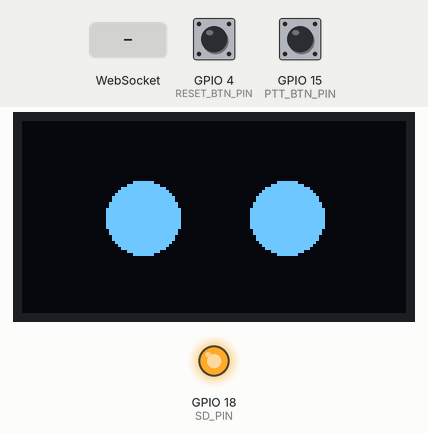
Simulated run of this sketch. Board: ESP32-S3. On the bench: 128×64 one-colour display, output pins drawn as LEDs (lit = HIGH). The test bench sets the inputs (shaded band); at power-on: GPIO 15 (PTT_BTN_PIN) HIGH, GPIO 4 (RESET_BTN_PIN) HIGH. WiFi joins after 1.5 s; servers stay silent unless stated; I2S audio is not simulated (input reads silence); what the sketch prints to the serial monitor is not drawn. At 16.0 s the program restarts the board; the recording ends there.

Above: at 3.4 s.
At 4.5 s:
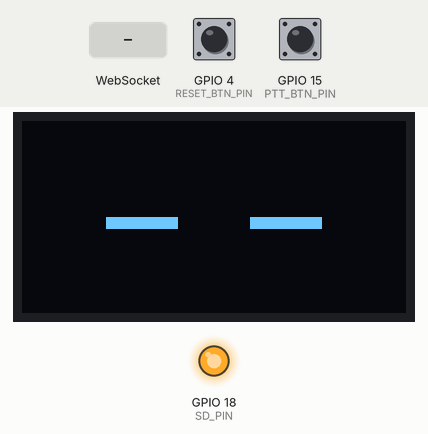
4.6 s: WebSocket text "1" received
7.6 s: GPIO 15 (PTT_BTN_PIN) pulled LOW for 0.15 s
At 7.73 s:
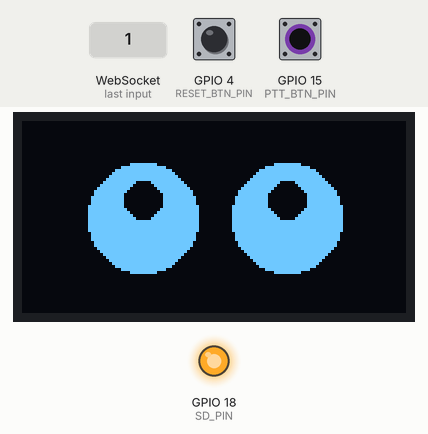
9.3 s: GPIO 15 (PTT_BTN_PIN) pulled LOW for 3.2 s
14.0 s: GPIO 4 (RESET_BTN_PIN) pulled LOW for 3.2 s
Timing chart, 0 to 16.0 s (numbered marks = the images above; inputs shaded):
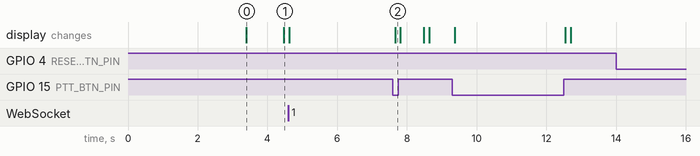

The sketch:

Cloud_based_firmware.ino
```cpp
#include <Arduino.h>
#include <WiFi.h>
#include <WiFiManager.h>
#include <WebSocketsClient.h>
#include <driver/i2s.h>
#include <Wire.h>
#include <Adafruit_GFX.h>
#include <Adafruit_SSD1306.h>
#include <math.h> // For sine wave generation

// --- Cloud Server Settings ---
const char* server_url = "my-ai-api.com"; // Your Cloud domain or ngrok URL
const int server_port = 443;              // 443 is standard for secure cloud (WSS)

// --- Pin Definitions ---
#define PTT_BTN_PIN    15
#define RESET_BTN_PIN  4
#define SD_PIN         18

// I2S Speaker Pins (TX)
#define I2S_SPK_BCLK   5
#define I2S_SPK_LRC    6
#define I2S_SPK_DOUT   7

// I2S Microphone Pins (RX)
#define I2S_MIC_BCLK   12
#define I2S_MIC_LRC    13
#define I2S_MIC_DIN    14

#define SCREEN_WIDTH 128
#define SCREEN_HEIGHT 64
// --- OLED Setup (ESP32-S3 Specific) ---
#define I2C_SDA        8
#define I2C_SCL        9
#define SCREEN_WIDTH 128
#define SCREEN_HEIGHT 64
Adafruit_SSD1306 display(SCREEN_WIDTH, SCREEN_HEIGHT, &Wire, -1);

WebSocketsClient webSocket;
WiFiManager wm;

enum AIState { IDLE, LISTENING, SPEAKING };
AIState currentState = IDLE;
unsigned long lastBlinkTime = 0;
bool isBlinking = false;
bool isRecording = false;

// Track connection states to play alerts only once
bool wasWifiConnected = false;
bool wasServerConnected = false;

// --- System Audio Synthesizer (Runs Locally) ---
void playTone(float frequency, int duration_ms) {
    int sample_rate = 24000;
    int num_samples = (sample_rate * duration_ms) / 1000;
    int16_t sample[2]; // Stereo buffer, but we use mono channel format
    size_t bytes_written;
    float amplitude = 8000.0; // Adjust volume (Max 32767)

    for (int i = 0; i < num_samples; i++) {
        int16_t val = (int16_t)(amplitude * sin(2.0 * PI * frequency * i / sample_rate));
        sample[0] = val; // Left
        sample[1] = val; // Right
        i2s_write(I2S_NUM_0, sample, sizeof(sample), &bytes_written, portMAX_DELAY);
    }
}

// Chime Presets
void chimeBoot()       { playTone(440, 150); playTone(554, 150); playTone(659, 300); } // Rising A Major
void chimeWifiConn()   { playTone(523, 100); playTone(784, 250); }                     // Happy C-G
void chimeServerConn() { playTone(784, 100); playTone(1046, 250); }                    // High G-C
void chimeError()      { playTone(440, 200); playTone(349, 400); }                     // Falling sad tone

// --- I2S Initialization ---
void setupI2S() {
    pinMode(SD_PIN, OUTPUT);
    digitalWrite(SD_PIN, HIGH);

    i2s_config_t tx_config = {
        .mode = (i2s_mode_t)(I2S_MODE_MASTER | I2S_MODE_TX),
        .sample_rate = 24000,
        .bits_per_sample = I2S_BITS_PER_SAMPLE_16BIT,
        .channel_format = I2S_CHANNEL_FMT_RIGHT_LEFT, // Use standard stereo config for math tones
        .communication_format = I2S_COMM_FORMAT_STAND_I2S,
        .intr_alloc_flags = ESP_INTR_FLAG_LEVEL1,
        .dma_buf_count = 8,
        .dma_buf_len = 512,
        .use_apll = false,
        .tx_desc_auto_clear = true
    };
    i2s_pin_config_t tx_pins = {
        .bck_io_num = I2S_SPK_BCLK,
        .ws_io_num = I2S_SPK_LRC,
        .data_out_num = I2S_SPK_DOUT,
        .data_in_num = I2S_PIN_NO_CHANGE
    };
    i2s_driver_install(I2S_NUM_0, &tx_config, 0, NULL);
    i2s_set_pin(I2S_NUM_0, &tx_pins);

    i2s_config_t rx_config = {
        .mode = (i2s_mode_t)(I2S_MODE_MASTER | I2S_MODE_RX),
        .sample_rate = 16000,
        .bits_per_sample = I2S_BITS_PER_SAMPLE_16BIT,
        .channel_format = I2S_CHANNEL_FMT_ONLY_LEFT,
        .communication_format = I2S_COMM_FORMAT_STAND_I2S,
        .intr_alloc_flags = ESP_INTR_FLAG_LEVEL1,
        .dma_buf_count = 8,
        .dma_buf_len = 512,
        .use_apll = false
    };
    i2s_pin_config_t rx_pins = {
        .bck_io_num = I2S_MIC_BCLK,
        .ws_io_num = I2S_MIC_LRC,
        .data_out_num = I2S_PIN_NO_CHANGE,
        .data_in_num = I2S_MIC_DIN
    };
    i2s_driver_install(I2S_NUM_1, &rx_config, 0, NULL);
    i2s_set_pin(I2S_NUM_1, &rx_pins);
}

// --- Face Rendering ---
void updateFace() {
    display.clearDisplay();
    int centerX1 = 40, centerX2 = 88, centerY = 32;

    if (currentState == LISTENING) {
        display.fillCircle(centerX1, centerY, 18, SSD1306_WHITE);
        display.fillCircle(centerX2, centerY, 18, SSD1306_WHITE);
        display.fillCircle(centerX1, centerY - 6, 6, SSD1306_BLACK);
        display.fillCircle(centerX2, centerY - 6, 6, SSD1306_BLACK);
    }
    else if (currentState == SPEAKING) {
        display.drawCircleHelper(centerX1, centerY + 5, 15, 1, SSD1306_WHITE);
        display.drawCircleHelper(centerX1, centerY + 5, 15, 2, SSD1306_WHITE);
        display.drawCircleHelper(centerX2, centerY + 5, 15, 1, SSD1306_WHITE);
        display.drawCircleHelper(centerX2, centerY + 5, 15, 2, SSD1306_WHITE);
    }
    else {
        if (millis() - lastBlinkTime > 4000) { isBlinking = true; lastBlinkTime = millis(); }
        if (isBlinking && millis() - lastBlinkTime > 150) { isBlinking = false; }
        if (isBlinking) {
            display.fillRect(centerX1 - 12, centerY, 24, 4, SSD1306_WHITE);
            display.fillRect(centerX2 - 12, centerY, 24, 4, SSD1306_WHITE);
        } else {
            display.fillCircle(centerX1, centerY, 12, SSD1306_WHITE);
            display.fillCircle(centerX2, centerY, 12, SSD1306_WHITE);
        }
    }
    display.display();
}

// --- WebSocket Event Handler ---
void webSocketEvent(WStype_t type, uint8_t * payload, size_t length) {
    switch(type) {
        case WStype_DISCONNECTED:
            if (wasServerConnected) {
                Serial.println("[🔴] Server Disconnected");
                chimeError(); // Play sad tone
                wasServerConnected = false;
            }
            currentState = IDLE;
            break;

        case WStype_CONNECTED: {
            Serial.println("[🟢] Connected to Cloud Server!");
            chimeServerConn(); // Play high happy tone
            wasServerConnected = true;
            String regMsg = "REGISTER_DEVICE:" + WiFi.macAddress();
            webSocket.sendTXT(regMsg);
            break;
        }

        case WStype_BIN: {
            currentState = SPEAKING;
            int16_t* pcm_samples = (int16_t*)payload;
            int num_samples = length / 2;
            float multiplier = 2.0;

            for (int i = 0; i < num_samples; i++) {
                int32_t amplified = pcm_samples[i] * multiplier;
                if (amplified > 32767) amplified = 32767;
                if (amplified < -32768) amplified = -32768;

                // Duplicate mono AI voice to both stereo channels
                int16_t stereo[2] = {(int16_t)amplified, (int16_t)amplified};
                size_t bytes_written;
                i2s_write(I2S_NUM_0, stereo, sizeof(stereo), &bytes_written, portMAX_DELAY);
            }
            break;
        }
    }
}

void setup() {
    Serial.begin(115200);
    pinMode(PTT_BTN_PIN, INPUT_PULLUP);
    pinMode(RESET_BTN_PIN, INPUT_PULLUP);
    Wire.begin(I2C_SDA, I2C_SCL);

    if(!display.begin(SSD1306_SWITCHCAPVCC, 0x3C)) { Serial.println("[⚠️] OLED failed"); }
    display.clearDisplay(); display.display();

    setupI2S();
    chimeBoot(); // Announce hardware is ON

    if (digitalRead(RESET_BTN_PIN) == LOW) {
        wm.resetSettings();
        delay(1000);
    }

    wm.autoConnect("ESP32-Audio-Setup", "12345678");

    // Secure WebSocket Connection for Cloud environments
    webSocket.beginSSL(server_url, server_port, "/");
    webSocket.onEvent(webSocketEvent);
    webSocket.setReconnectInterval(5000);
}

void loop() {
    webSocket.loop();
    updateFace();

    // Track Wi-Fi State Changes
    if (WiFi.status() == WL_CONNECTED && !wasWifiConnected) {
        chimeWifiConn();
        wasWifiConnected = true;
    } else if (WiFi.status() != WL_CONNECTED && wasWifiConnected) {
        chimeError();
        wasWifiConnected = false;
    }

    if (digitalRead(RESET_BTN_PIN) == LOW) {
        delay(2000);
        if (digitalRead(RESET_BTN_PIN) == LOW) { wm.resetSettings(); ESP.restart(); }
    }

    // PTT Logic
    bool buttonPressed = (digitalRead(PTT_BTN_PIN) == LOW);
    if (buttonPressed && !isRecording && wasServerConnected) {
        isRecording = true;
        currentState = LISTENING;
        webSocket.sendTXT("START_RECORDING");
    }
    else if (!buttonPressed && isRecording) {
        isRecording = false;
        currentState = IDLE;
        webSocket.sendTXT("STOP_RECORDING");
    }

    if (isRecording) {
        size_t bytes_read = 0;
        uint8_t mic_buffer[1024];
        i2s_read(I2S_NUM_1, mic_buffer, sizeof(mic_buffer), &bytes_read, portMAX_DELAY);
        if (bytes_read > 0) webSocket.sendBIN(mic_buffer, bytes_read);
    }
}
```

Measured:
- after the input at 7.6 s, the display: changes after 0.06 s (image 2)
- after the input at 14.0 s, every drawn part: stays the same
- what the display in image 0 shows lasts 1.1 s, from 3.4 s to 4.5 s
